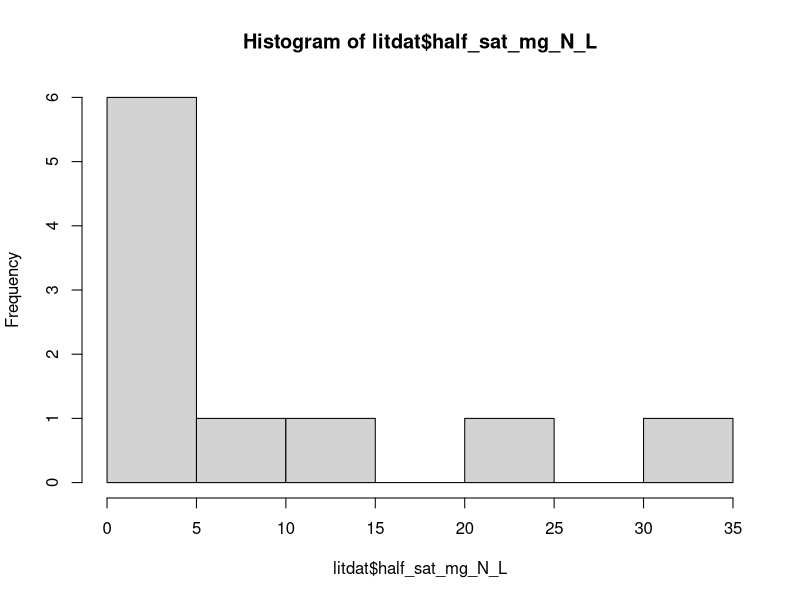
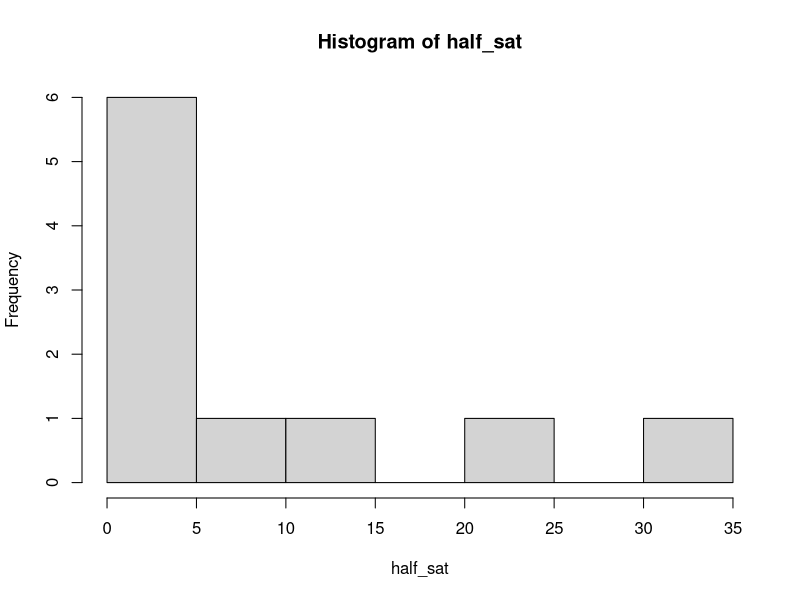

These figures' R source, in order: (Note: this script raises an error after producing the figures.)
## build priors
library(tidyverse)
library(fitdistrplus)

litdat <- read.csv("literature_extraction.csv")


## half saturation constant
hist(litdat$half_sat_mg_N_L)

half_sat <- litdat %>% dplyr::select(half_sat_mg_N_L) %>% filter(half_sat_mg_N_L != "NA")

half_sat <- as.vector(half_sat$half_sat_mg_N_L)

ff1 <- fitdistr(half_sat, "lognormal")  ##uses maximum likelihood-- exp(0.12)  # lognormal 0.2664,2.9

hist(half_sat,breaks = 10)
denscomp(ff1)
xfit <- seq(min(half_sat), max(half_sat), length = 40)
yfit <- dlnorm(xfit,meanlog = .2665, sdlog = 2.9)
lines(xfit, yfit)


## growth rate
hist(litdat$growth_day)
growth_rate <- litdat %>% dplyr::select(growth_day) %>% filter(growth_day !="NA")
growth_rate <- as.vector(growth_rate$growth_day)
ff2 <- fitdist(growth_rate, "gamma")  ## gamma(0.968, 1.15)
denscomp(ff2)
?dgamma
hist(dgamma(growth_rate, shape = 1, rate = 9))



## death rate
hist(litdat$death_rate_day)
death_rate <- litdat %>% dplyr::select(death_rate_day) %>% filter(death_rate_day != "NA")
death_rate <- as.vector(death_rate$death_rate_day)
ff3 <- fitdist(death_rate, "gamma")  ## gamma(.79,9.77)
denscomp(ff3)
hist(death_rate)
yfit <- dgamma(death_rate, rate = 9, shape = .79)
lines(density(death_rate))


## nitrogen removal rate
hist(litdat$nit_rem_mg_day, breaks = 15)
nit_rem <- litdat %>% dplyr::select(nit_rem_mg_day) %>% filter(nit_rem_mg_day != "NA")
nit_rem <- as.vector(nit_rem$nit_rem_mg_day)
ff4<- fitdist(nit_rem, "exp")  # exp(0.18)
denscomp(ff4)


## max NH4 uptake (not much data)
hist(litdat$max_uptake_day)
max_up <- litdat %>% dplyr::select(max_uptake_day) %>% filter(max_uptake_day !="NA")
max_up <- as.vector(max_up$max_uptake_day)
ff5 <- fitdist(max_up, "gamma") #gamma(1.13,.12)
denscomp(ff5)
